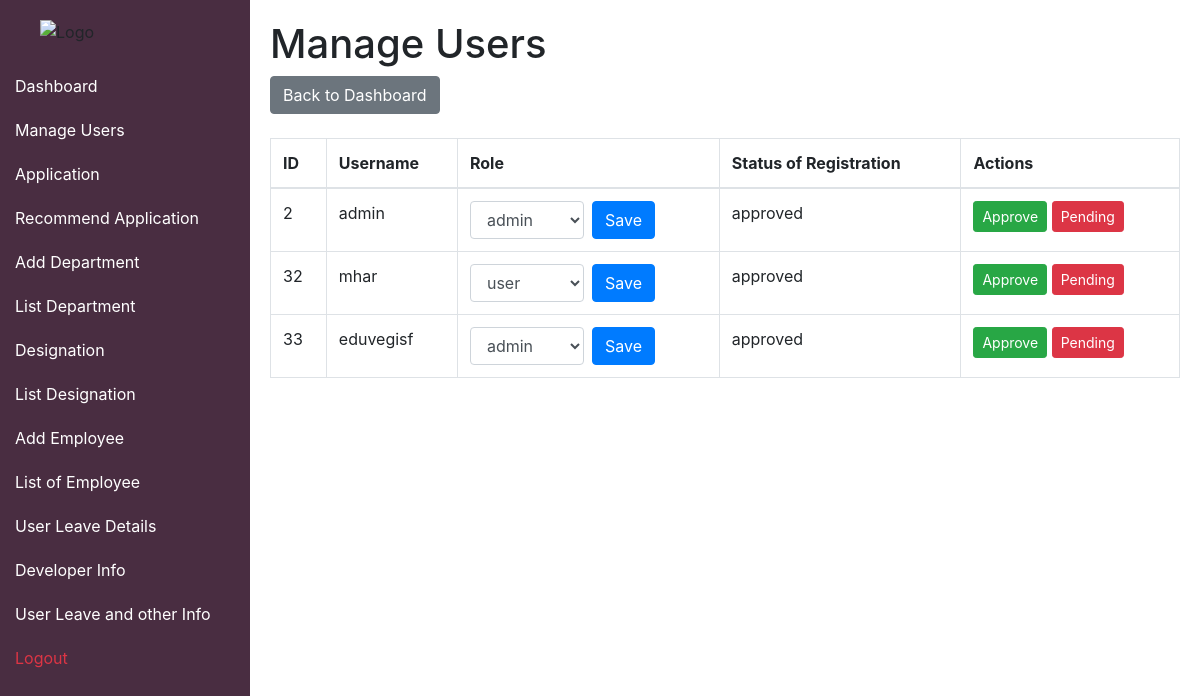
The app's page /admin_panel.php (signed in) with its own data.
### tables this page shows
CREATE TABLE `users` (
  `id` int(11) NOT NULL,
  `username` varchar(50) NOT NULL,
  `password` varchar(255) NOT NULL,
  `email` varchar(100) NOT NULL,
  `status_of_registration` varchar(100) NOT NULL,
  `registration_id` int(100) NOT NULL,
  `registration_date` varchar(100) NOT NULL,
  `role` enum('admin','user') NOT NULL DEFAULT 'user',
  `userlock` tinyint(1) DEFAULT 0,
  `passwordlock` tinyint(1) DEFAULT 0
);

### admin_panel.php (the view, shortened to what this page needs)
<?php
include 'connection.php';
$users = [];
try {
    $stmt = $pdo->query('SELECT id, username, role, status_of_registration, userlock, passwordlock FROM users');
    $users = $stmt->fetchAll(PDO::FETCH_ASSOC);
} catch (PDOException $e) {
    $error = 'Database error: ' . $e->getMessage();
}
?>
<!DOCTYPE html>
<html lang="en">
<head>
    <link rel="stylesheet" href="https://maxcdn.bootstrapcdn.com/bootstrap/4.5.2/css/bootstrap.min.css">
</head>
<body>
    <div class="sidebar">
        <div class="sidebar-header">
            <img src="images/logo.png" alt="Logo" class="logo">
        </div>
        <a href="dashboard.php">Dashboard</a>
        <a href="admin_panel.php">Manage Users</a>
        <a href="applications.php">Application</a>
        <a href="recommend_applications.php">Recommend Application</a>
        <a href="add_department.php">Add Department</a>
        <a href="list_departments.php">List Department</a>
        <a href="designations.php">Designation</a>
        <a href="list_designations.php">List Designation</a>
        <a href="add_employee.php">Add Employee</a>
        <a href="list_employees.php">List of Employee</a>
        <a href="user_leave_details.php">User Leave Details</a>
        <a href="info.php">Developer Info</a>
        <a href="User_Info.php">User Leave and other Info</a>
        <a href="admin_panel.php?logout=true" class="text-danger">Logout</a>
    </div>
    <div class="content">
        <h1>Manage Users</h1>
        <div class="mb-4">
            <a href="dashboard.php" class="btn btn-secondary">Back to Dashboard</a>
        </div>
        <table class="table table-bordered mt-3">
            <thead>
                <tr>
                    <th>ID</th>
                    <th>Username</th>
                    <th>Role</th>
                    <th>Status of Registration</th>
                    <th>Actions</th>
                </tr>
            </thead>
            <tbody>
                <?php if (!empty($users)) { ?>
                    <?php foreach ($users as $user) { ?>
                        <tr>
                            <td><?php echo htmlspecialchars($user['id']); ?></td>
                            <td><?php echo htmlspecialchars($user['username']); ?></td>
                            <td>
                                <form method="post" action="admin_panel.php" class="form-inline" onsubmit="confirmRoleChange(event)">
                                    <select name="role" class="form-control mr-2">
                                        <option value="admin" <?php echo $user['role'] === 'admin' ? 'selected' : ''; ?>>admin</option>
                                        <option value="user" <?php echo $user['role'] === 'user' ? 'selected' : ''; ?>>user</option>
                                    </select>
                                    <button type="submit" name="update_role" class="btn btn-primary">Save</button>
                                </form>
                            </td>
                            <td><?php echo htmlspecialchars($user['status_of_registration']); ?></td>
                            <td>
                                <?php if ($user['userlock'] == 1 || $user['passwordlock'] == 1) { ?>
                                    <a href="admin_panel.php?unlock_id=<?php echo htmlspecialchars($user['id']); ?>" class="btn unlock-btn btn-sm">Unlock</a>
                                <?php } else { ?>
                                    <a href="admin_panel.php?action=approve&user_id=<?php echo htmlspecialchars($user['id']); ?>" class="btn btn-success btn-sm">Approve</a>
                                    <a href="admin_panel.php?action=pending&user_id=<?php echo htmlspecialchars($user['id']); ?>" class="btn btn-danger btn-sm">Pending</a>
                                <?php } ?>
                            </td>
                        </tr>
                    <?php } ?>
                <?php } else { ?>
                    <tr>
                        <td colspan="5" class="text-center">No users found</td>
                    </tr>
                <?php } ?>
            </tbody>
        </table>
    </div>
</body>
</html>

### records on screen
users: id "2", username "admin", role "admin", status_of_registration "approved"
users: id "32", username "mhar", role "user", status_of_registration "approved"
users: id "33", username "eduvegisf", role "admin", status_of_registration "approved"
